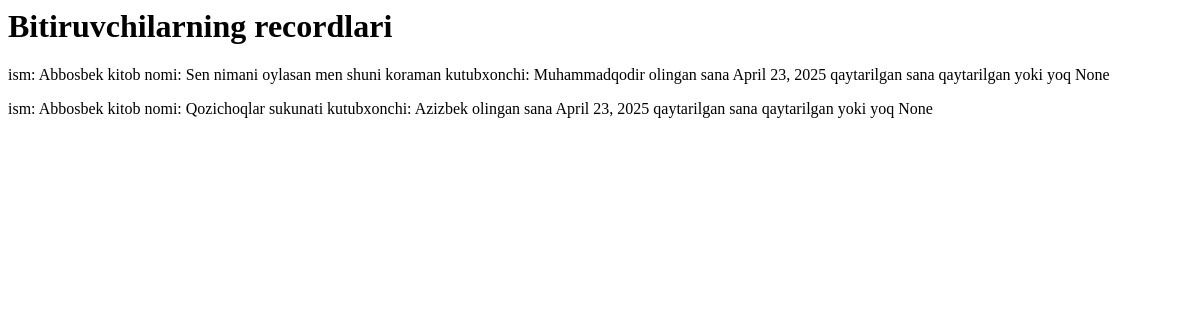
/bitiruvchi_recordlar, run on an earlier commit of the app's database.
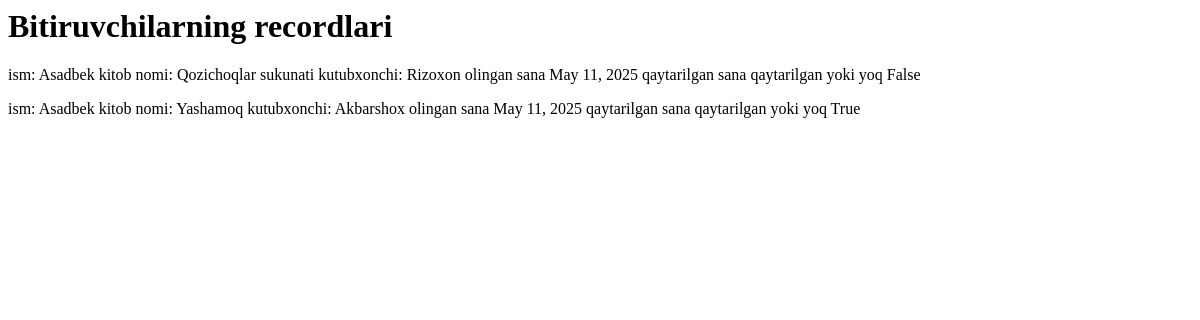
And on a later commit of the database.
### main/models.py (models this page shows, shortened)
class Record(models.Model):
    talaba = models.ForeignKey(Talaba, on_delete=models.SET_NULL, blank=True, null=True)
    kitob = models.ForeignKey(Kitob, on_delete=models.SET_NULL, blank=True, null=True)
    admin = models.ForeignKey(Admin, on_delete=models.SET_NULL, blank=True, null=True)
    olingan_sana = models.DateField(auto_now_add=True)
    qaytarish_sana = models.DateField()
    qaytarilgan = models.BooleanField(null=True)

class Talaba(models.Model):
    ism = models.CharField(max_length=255)
    guruh = models.CharField(max_length=155)
    kurs = models.PositiveSmallIntegerField(
        validators=[MinValueValidator(1), MaxValueValidator(4)], default=1
    )
    kitob_soni = models.PositiveSmallIntegerField(default=0)
    def __str__(self):
        return str(self.ism)

class Kitob(models.Model):
    nom = models.CharField(max_length=255)
    janr = models.CharField(max_length=55)
    sahifa = models.PositiveSmallIntegerField(blank=True, null=True)
    muallif = models.ForeignKey(Muallif, on_delete=models.SET_NULL, blank=True, null=True)
    def __str__(self):
        return self.nom

class Admin(models.Model):
    ism = models.CharField(max_length=255)
    ish_vaqti = models.DateTimeField(auto_now_add=True)
    def __str__(self):
        return self.ism

### main/views.py (the view)
# urls.py: path('bitiruvchi_recordlar', bitiruvchi_recordlar),
def bitiruvchi_recordlar(request):
    recordlar = Record.objects.filter(talaba__kurs=4)
    context = {
        'recordlar': recordlar
    }
    return render(request, 'bitiruvchi_recordlar.html', context)

### templates/bitiruvchi_recordlar.html
<h1>Bitiruvchilarning recordlari</h1>
{% for record in recordlar %}
<p>ism: {{ record.talaba }} kitob nomi: {{ record.kitob }} kutubxonchi: {{ record.admin }} olingan sana {{ record.olingan_sana }} qaytarilgan sana {{ record.qaytarilgan_sana }} qaytarilgan yoki yoq {{ record.qaytarilgan }}</p>
{% endfor %}

What changed in the data, as far as the page shows it:
removed Record: talaba "Abbosbek", kitob "Sen nimani oylasan men shuni koraman", admin "Muhammadqodir", olingan_sana "April 23, 2025", qaytarilgan "None"
removed Record: talaba "Abbosbek", kitob "Qozichoqlar sukunati", admin "Azizbek", olingan_sana "April 23, 2025", qaytarilgan "None"
added Record: talaba "Asadbek", kitob "Qozichoqlar sukunati", admin "Rizoxon", olingan_sana "May 11, 2025", qaytarilgan "False"
added Record: talaba "Asadbek", kitob "Yashamoq", admin "Akbarshox", olingan_sana "May 11, 2025", qaytarilgan "True"
